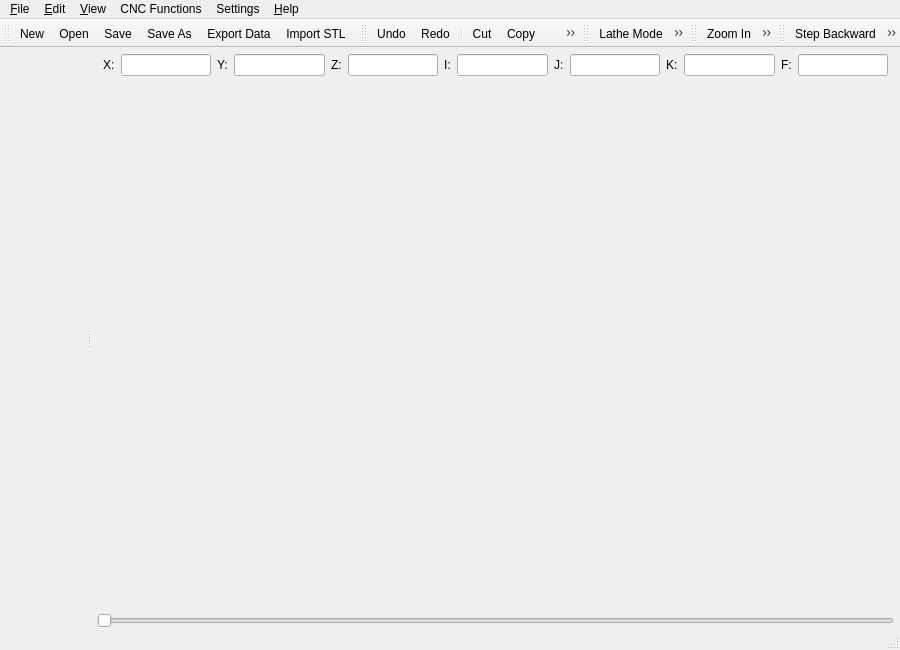
<?xml version="1.0" encoding="UTF-8"?>
<ui version="4.0">
 <class>MainWindow</class>
 <widget class="QMainWindow" name="MainWindow">
  <property name="geometry">
   <rect>
    <x>0</x>
    <y>0</y>
    <width>900</width>
    <height>650</height>
   </rect>
  </property>
  <property name="contextMenuPolicy">
   <enum>Qt::ContextMenuPolicy::NoContextMenu</enum>
  </property>
  <property name="windowTitle">
   <string>Easy G-code Plot</string>
  </property>
  <widget class="QWidget" name="centralwidget">
   <layout class="QHBoxLayout" name="horizontalLayout">
    <property name="leftMargin">
     <number>0</number>
    </property>
    <property name="topMargin">
     <number>0</number>
    </property>
    <property name="rightMargin">
     <number>0</number>
    </property>
    <property name="bottomMargin">
     <number>0</number>
    </property>
    <item>
     <widget class="QSplitter" name="splitter">
      <property name="orientation">
       <enum>Qt::Orientation::Horizontal</enum>
      </property>
      <widget class="Editor" name="editor"/>
      <widget class="QWidget" name="layoutWidget">
       <layout class="QVBoxLayout" name="verticalLayout">
        <property name="leftMargin">
         <number>6</number>
        </property>
        <property name="rightMargin">
         <number>6</number>
        </property>
        <item>
         <layout class="QHBoxLayout" name="horizontalLayout_2">
          <property name="leftMargin">
           <number>6</number>
          </property>
          <property name="topMargin">
           <number>6</number>
          </property>
          <property name="rightMargin">
           <number>6</number>
          </property>
          <property name="bottomMargin">
           <number>6</number>
          </property>
          <item>
           <widget class="QLabel" name="labelX">
            <property name="text">
             <string>X:</string>
            </property>
           </widget>
          </item>
          <item>
           <widget class="QLineEdit" name="lineEditX">
            <property name="readOnly">
             <bool>true</bool>
            </property>
           </widget>
          </item>
          <item>
           <widget class="QLabel" name="labelY">
            <property name="text">
             <string>Y:</string>
            </property>
           </widget>
          </item>
          <item>
           <widget class="QLineEdit" name="lineEditY">
            <property name="readOnly">
             <bool>true</bool>
            </property>
           </widget>
          </item>
          <item>
           <widget class="QLabel" name="labelZ">
            <property name="text">
             <string>Z:</string>
            </property>
           </widget>
          </item>
          <item>
           <widget class="QLineEdit" name="lineEditZ">
            <property name="readOnly">
             <bool>true</bool>
            </property>
           </widget>
          </item>
          <item>
           <widget class="QLabel" name="label_I">
            <property name="text">
             <string>I:</string>
            </property>
           </widget>
          </item>
          <item>
           <widget class="QLineEdit" name="lineEdit_I">
            <property name="readOnly">
             <bool>true</bool>
            </property>
           </widget>
          </item>
          <item>
           <widget class="QLabel" name="label_J">
            <property name="text">
             <string>J:</string>
            </property>
           </widget>
          </item>
          <item>
           <widget class="QLineEdit" name="lineEdit_J">
            <property name="readOnly">
             <bool>true</bool>
            </property>
           </widget>
          </item>
          <item>
           <widget class="QLabel" name="label_K">
            <property name="text">
             <string>K:</string>
            </property>
           </widget>
          </item>
          <item>
           <widget class="QLineEdit" name="lineEdit_K">
            <property name="readOnly">
             <bool>true</bool>
            </property>
           </widget>
          </item>
          <item>
           <widget class="QLabel" name="labelFeed">
            <property name="text">
             <string>F:</string>
            </property>
           </widget>
          </item>
          <item>
           <widget class="QLineEdit" name="lineEditFeed">
            <property name="readOnly">
             <bool>true</bool>
            </property>
           </widget>
          </item>
         </layout>
        </item>
        <item>
         <widget class="PlotView" name="graphicsView"/>
        </item>
        <item>
         <widget class="QSlider" name="horizontalSlider">
          <property name="orientation">
           <enum>Qt::Orientation::Horizontal</enum>
          </property>
         </widget>
        </item>
       </layout>
      </widget>
     </widget>
    </item>
   </layout>
  </widget>
  <widget class="QMenuBar" name="menubar">
   <property name="geometry">
    <rect>
     <x>0</x>
     <y>0</y>
     <width>900</width>
     <height>22</height>
    </rect>
   </property>
   <widget class="QMenu" name="menu_File">
    <property name="title">
     <string>&amp;File</string>
    </property>
    <addaction name="actionNew"/>
    <addaction name="actionOpen"/>
    <addaction name="separator"/>
    <addaction name="actionImportSTL"/>
    <addaction name="actionClearSTL"/>
    <addaction name="separator"/>
    <addaction name="actionSave"/>
    <addaction name="actionSaveAs"/>
    <addaction name="actionExportData"/>
    <addaction name="separator"/>
    <addaction name="actionExit"/>
   </widget>
   <widget class="QMenu" name="menu_Edit">
    <property name="title">
     <string>&amp;Edit</string>
    </property>
    <addaction name="actionUndo"/>
    <addaction name="actionRedo"/>
    <addaction name="separator"/>
    <addaction name="actionCut"/>
    <addaction name="actionCopy"/>
    <addaction name="actionPaste"/>
    <addaction name="actionSelectAll"/>
    <addaction name="separator"/>
    <addaction name="actionFindReplace"/>
   </widget>
   <widget class="QMenu" name="menu_Help">
    <property name="title">
     <string>&amp;Help</string>
    </property>
    <addaction name="actionAbout"/>
    <addaction name="actionFAQ"/>
   </widget>
   <widget class="QMenu" name="menuSettings">
    <property name="title">
     <string>Settings</string>
    </property>
    <widget class="QMenu" name="menuArc_Type">
     <property name="title">
      <string>Arc Type</string>
     </property>
     <property name="icon">
      <iconset resource="../../resources/files_res.qrc">
       <normaloff>:/resource/icons/arc.png</normaloff>:/resource/icons/arc.png</iconset>
     </property>
     <addaction name="actionRelative_to_start"/>
     <addaction name="actionAbsolute"/>
     <addaction name="actionRadius_value"/>
    </widget>
    <addaction name="menuArc_Type"/>
    <addaction name="actionLatheMode"/>
    <addaction name="separator"/>
    <addaction name="actionWCS"/>
    <addaction name="actionToolLibrary"/>
    <addaction name="separator"/>
    <addaction name="actionOptions"/>
    <addaction name="actionTokens"/>
   </widget>
   <widget class="QMenu" name="menu_View">
    <property name="title">
     <string>&amp;View</string>
    </property>
    <addaction name="actionRefresh"/>
    <addaction name="separator"/>
    <addaction name="actionZoom_In"/>
    <addaction name="actionZoom_Out"/>
    <addaction name="actionFitToView"/>
    <addaction name="separator"/>
    <addaction name="action3D"/>
    <addaction name="actionTop"/>
    <addaction name="actionFront"/>
    <addaction name="actionLeft"/>
    <addaction name="actionGrid"/>
   </widget>
   <widget class="QMenu" name="menuCNC_Functions">
    <property name="title">
     <string>CNC Functions</string>
    </property>
    <widget class="QMenu" name="menuBlockNumbers">
     <property name="title">
      <string>Block Numbers</string>
     </property>
     <property name="icon">
      <iconset resource="../../resources/files_res.qrc">
       <normaloff>:/resource/icons/number.png</normaloff>:/resource/icons/number.png</iconset>
     </property>
     <addaction name="separator"/>
     <addaction name="actionRenumber"/>
     <addaction name="actionNumbRemove"/>
    </widget>
    <addaction name="actionPrevToolchange"/>
    <addaction name="actionNextToolchange"/>
    <addaction name="separator"/>
    <addaction name="menuBlockNumbers"/>
    <addaction name="actionRemoveSpaces"/>
    <addaction name="actionRemoveEmptyLines"/>
    <addaction name="actionStatistics"/>
   </widget>
   <addaction name="menu_File"/>
   <addaction name="menu_Edit"/>
   <addaction name="menu_View"/>
   <addaction name="menuCNC_Functions"/>
   <addaction name="menuSettings"/>
   <addaction name="menu_Help"/>
  </widget>
  <widget class="QStatusBar" name="statusbar"/>
  <widget class="QToolBar" name="fileToolBar">
   <property name="windowTitle">
    <string>File</string>
   </property>
   <property name="iconSize">
    <size>
     <width>30</width>
     <height>30</height>
    </size>
   </property>
   <attribute name="toolBarArea">
    <enum>TopToolBarArea</enum>
   </attribute>
   <attribute name="toolBarBreak">
    <bool>false</bool>
   </attribute>
   <addaction name="actionNew"/>
   <addaction name="actionOpen"/>
   <addaction name="actionSave"/>
   <addaction name="actionSaveAs"/>
   <addaction name="actionExportData"/>
   <addaction name="actionImportSTL"/>
  </widget>
  <widget class="QToolBar" name="editToolBar">
   <property name="windowTitle">
    <string>Edit</string>
   </property>
   <property name="iconSize">
    <size>
     <width>30</width>
     <height>30</height>
    </size>
   </property>
   <attribute name="toolBarArea">
    <enum>TopToolBarArea</enum>
   </attribute>
   <attribute name="toolBarBreak">
    <bool>false</bool>
   </attribute>
   <addaction name="actionUndo"/>
   <addaction name="actionRedo"/>
   <addaction name="separator"/>
   <addaction name="actionCut"/>
   <addaction name="actionCopy"/>
   <addaction name="actionPaste"/>
   <addaction name="separator"/>
   <addaction name="actionSelectAll"/>
   <addaction name="actionFindReplace"/>
  </widget>
  <widget class="QToolBar" name="cncToolBar">
   <property name="windowTitle"><string>CNC</string></property>
   <property name="iconSize"><size><width>24</width><height>24</height></size></property>
   <attribute name="toolBarArea"><enum>TopToolBarArea</enum></attribute>
   <attribute name="toolBarBreak"><bool>false</bool></attribute>
   <addaction name="actionLatheMode"/>
   <addaction name="actionRefresh"/>
  </widget>
  <widget class="QToolBar" name="viewToolBar">
   <property name="windowTitle"><string>View</string></property>
   <property name="iconSize"><size><width>24</width><height>24</height></size></property>
   <attribute name="toolBarArea"><enum>TopToolBarArea</enum></attribute>
   <attribute name="toolBarBreak"><bool>false</bool></attribute>
   <addaction name="actionZoom_In"/>
   <addaction name="actionZoom_Out"/>
   <addaction name="actionFitToView"/>
   <addaction name="separator"/>
   <addaction name="action3D"/>
   <addaction name="actionTop"/>
   <addaction name="actionFront"/>
   <addaction name="actionLeft"/>
   <addaction name="separator"/>
   <addaction name="actionGrid"/>
  </widget>
  <widget class="QToolBar" name="playbackToolBar">
   <property name="windowTitle"><string>Playback</string></property>
   <property name="iconSize"><size><width>24</width><height>24</height></size></property>
   <attribute name="toolBarArea"><enum>TopToolBarArea</enum></attribute>
   <attribute name="toolBarBreak"><bool>false</bool></attribute>
   <addaction name="actionStep_Backward"/>
   <addaction name="actionPlay"/>
   <addaction name="actionStop"/>
   <addaction name="actionStep_Forward"/>
  </widget>
  <action name="actionNew">
   <property name="icon">
    <iconset resource="../../resources/files_res.qrc">
     <normaloff>:/resource/icons/new.png</normaloff>:/resource/icons/new.png</iconset>
   </property>
   <property name="text">
    <string>&amp;New</string>
   </property>
   <property name="shortcut">
    <string>Ctrl+N</string>
   </property>
  </action>
  <action name="actionOpen">
   <property name="icon">
    <iconset resource="../../resources/files_res.qrc">
     <normaloff>:/resource/icons/open.png</normaloff>:/resource/icons/open.png</iconset>
   </property>
   <property name="text">
    <string>&amp;Open</string>
   </property>
   <property name="shortcut">
    <string>Ctrl+O</string>
   </property>
  </action>
  <action name="actionSave">
   <property name="icon">
    <iconset resource="../../resources/files_res.qrc">
     <normaloff>:/resource/icons/save.png</normaloff>:/resource/icons/save.png</iconset>
   </property>
   <property name="text">
    <string>&amp;Save</string>
   </property>
   <property name="shortcut">
    <string>Ctrl+S</string>
   </property>
  </action>
  <action name="actionSaveAs">
   <property name="icon">
    <iconset resource="../../resources/files_res.qrc">
     <normaloff>:/resource/icons/save-as.png</normaloff>:/resource/icons/save-as.png</iconset>
   </property>
   <property name="text">
    <string>Save &amp;As</string>
   </property>
   <property name="shortcut">
    <string>Ctrl+Shift+S</string>
   </property>
  </action>
  <action name="actionExit">
   <property name="icon">
    <iconset resource="../../resources/files_res.qrc">
     <normaloff>:/resource/icons/exit.png</normaloff>:/resource/icons/exit.png</iconset>
   </property>
   <property name="text">
    <string>&amp;Exit</string>
   </property>
   <property name="shortcut">
    <string>Alt+X</string>
   </property>
  </action>
  <action name="actionUndo">
   <property name="icon">
    <iconset resource="../../resources/files_res.qrc">
     <normaloff>:/resource/icons/undo.png</normaloff>:/resource/icons/undo.png</iconset>
   </property>
   <property name="text">
    <string>&amp;Undo</string>
   </property>
   <property name="shortcut">
    <string>Ctrl+Z</string>
   </property>
  </action>
  <action name="actionRedo">
   <property name="icon">
    <iconset resource="../../resources/files_res.qrc">
     <normaloff>:/resource/icons/redo.png</normaloff>:/resource/icons/redo.png</iconset>
   </property>
   <property name="text">
    <string>&amp;Redo</string>
   </property>
   <property name="shortcut">
    <string>Ctrl+Y</string>
   </property>
  </action>
  <action name="actionCut">
   <property name="icon">
    <iconset resource="../../resources/files_res.qrc">
     <normaloff>:/resource/icons/cut.png</normaloff>:/resource/icons/cut.png</iconset>
   </property>
   <property name="text">
    <string>Cu&amp;t</string>
   </property>
   <property name="shortcut">
    <string>Ctrl+X</string>
   </property>
  </action>
  <action name="actionCopy">
   <property name="icon">
    <iconset resource="../../resources/files_res.qrc">
     <normaloff>:/resource/icons/copy.png</normaloff>:/resource/icons/copy.png</iconset>
   </property>
   <property name="text">
    <string>&amp;Copy</string>
   </property>
   <property name="shortcut">
    <string>Ctrl+C</string>
   </property>
  </action>
  <action name="actionPaste">
   <property name="icon">
    <iconset resource="../../resources/files_res.qrc">
     <normaloff>:/resource/icons/paste.png</normaloff>:/resource/icons/paste.png</iconset>
   </property>
   <property name="text">
    <string>&amp;Paste</string>
   </property>
   <property name="shortcut">
    <string>Ctrl+V</string>
   </property>
  </action>
  <action name="actionSelectAll">
   <property name="icon">
    <iconset resource="../../resources/files_res.qrc">
     <normaloff>:/resource/icons/select-all.png</normaloff>:/resource/icons/select-all.png</iconset>
   </property>
   <property name="text">
    <string>Select &amp;All</string>
   </property>
   <property name="shortcut">
    <string>Ctrl+A</string>
   </property>
  </action>
  <action name="actionAbout">
   <property name="icon">
    <iconset resource="../../resources/files_res.qrc">
     <normaloff>:/resource/icons/about.png</normaloff>:/resource/icons/about.png</iconset>
   </property>
   <property name="text">
    <string>&amp;About</string>
   </property>
   <property name="shortcut">
    <string>F1</string>
   </property>
  </action>
  <action name="actionFindReplace">
   <property name="icon">
    <iconset resource="../../resources/files_res.qrc">
     <normaloff>:/resource/icons/find-replace.png</normaloff>:/resource/icons/find-replace.png</iconset>
   </property>
   <property name="text">
    <string>&amp;Find and Replace</string>
   </property>
   <property name="toolTip">
    <string>Find and Replace</string>
   </property>
   <property name="shortcut">
    <string>Ctrl+F</string>
   </property>
  </action>
  <action name="actionRefresh">
   <property name="icon">
    <iconset resource="../../resources/files_res.qrc">
     <normaloff>:/resource/icons/refresh.png</normaloff>:/resource/icons/refresh.png</iconset>
   </property>
   <property name="text">
    <string>Refresh</string>
   </property>
   <property name="toolTip">
    <string>Refresh</string>
   </property>
  </action>
  <action name="actionPlay">
   <property name="checkable">
    <bool>true</bool>
   </property>
   <property name="icon">
    <iconset resource="../../resources/files_res.qrc">
     <normaloff>:/resource/icons/play.png</normaloff>:/resource/icons/play.png</iconset>
   </property>
   <property name="text">
    <string>Play</string>
   </property>
  </action>
  <action name="actionStop">
   <property name="checkable">
    <bool>true</bool>
   </property>
   <property name="icon">
    <iconset resource="../../resources/files_res.qrc">
     <normaloff>:/resource/icons/stop.png</normaloff>:/resource/icons/stop.png</iconset>
   </property>
   <property name="text">
    <string>Stop</string>
   </property>
  </action>
  <action name="actionExportData">
   <property name="icon">
    <iconset resource="../../resources/files_res.qrc">
     <normaloff>:/resource/icons/export.png</normaloff>:/resource/icons/export.png</iconset>
   </property>
   <property name="text">
    <string>Export &amp;Data</string>
   </property>
  </action>
  <action name="actionImportSTL">
   <property name="icon">
    <iconset resource="../../resources/files_res.qrc">
     <normaloff>:/resource/icons/stl.png</normaloff>:/resource/icons/stl.png</iconset>
   </property>
   <property name="text">
    <string>Import STL</string>
   </property>
   <property name="toolTip">
    <string>Import an STL model into the 3D plot</string>
   </property>
  </action>
  <action name="actionClearSTL">
   <property name="enabled">
    <bool>false</bool>
   </property>
   <property name="text">
    <string>Clear STL</string>
   </property>
  </action>
  <action name="actionFAQ">
   <property name="icon">
    <iconset resource="../../resources/files_res.qrc">
     <normaloff>:/resource/icons/about.png</normaloff>:/resource/icons/about.png</iconset>
   </property>
   <property name="text">
    <string>FAQ</string>
   </property>
   <property name="toolTip">
    <string>Open application help and frequently asked questions</string>
   </property>
  </action>
  <action name="action3D">
   <property name="icon">
    <iconset resource="../../resources/files_res.qrc">
     <normaloff>:/resource/icons/3D.png</normaloff>:/resource/icons/3D.png</iconset>
   </property>
   <property name="text">
    <string>View 3D</string>
   </property>
   <property name="toolTip">
    <string>View 3D</string>
   </property>
  </action>
  <action name="actionTop">
   <property name="icon">
    <iconset resource="../../resources/files_res.qrc">
     <normaloff>:/resource/icons/top.png</normaloff>:/resource/icons/top.png</iconset>
   </property>
   <property name="text">
    <string>View Top</string>
   </property>
   <property name="toolTip">
    <string>View Top (XY/G17)</string>
   </property>
  </action>
  <action name="actionFront">
   <property name="icon">
    <iconset resource="../../resources/files_res.qrc">
     <normaloff>:/resource/icons/front.png</normaloff>:/resource/icons/front.png</iconset>
   </property>
   <property name="text">
    <string>View Front</string>
   </property>
   <property name="toolTip">
    <string>View Front (XZ/G18)</string>
   </property>
  </action>
  <action name="actionLeft">
   <property name="icon">
    <iconset resource="../../resources/files_res.qrc">
     <normaloff>:/resource/icons/left.png</normaloff>:/resource/icons/left.png</iconset>
   </property>
   <property name="text">
    <string>View Left</string>
   </property>
   <property name="toolTip">
    <string>View Left (YZ/G19)</string>
   </property>
  </action>
  <action name="actionRelative_to_start">
   <property name="checkable">
    <bool>true</bool>
   </property>
   <property name="text">
    <string>Relative to start</string>
   </property>
  </action>
  <action name="actionAbsolute">
   <property name="checkable">
    <bool>true</bool>
   </property>
   <property name="text">
    <string>Absolute arc center</string>
   </property>
  </action>
  <action name="actionRadius_value">
   <property name="checkable">
    <bool>true</bool>
   </property>
   <property name="text">
    <string>Radius value</string>
   </property>
  </action>
  <action name="actionZoom_In">
   <property name="icon">
    <iconset resource="../../resources/files_res.qrc">
     <normaloff>:/resource/icons/zoom-in.png</normaloff>:/resource/icons/zoom-in.png</iconset>
   </property>
   <property name="text">
    <string>Zoom In</string>
   </property>
   <property name="toolTip">
    <string>Zoom In</string>
   </property>
   <property name="shortcut">
    <string>Ctrl++</string>
   </property>
   <property name="menuRole">
    <enum>QAction::MenuRole::NoRole</enum>
   </property>
  </action>
  <action name="actionZoom_Out">
   <property name="icon">
    <iconset resource="../../resources/files_res.qrc">
     <normaloff>:/resource/icons/zoom-out.png</normaloff>:/resource/icons/zoom-out.png</iconset>
   </property>
   <property name="text">
    <string>Zoom Out</string>
   </property>
   <property name="toolTip">
    <string>Zoom Out</string>
   </property>
   <property name="shortcut">
    <string>Ctrl+-</string>
   </property>
   <property name="menuRole">
    <enum>QAction::MenuRole::NoRole</enum>
   </property>
  </action>
  <action name="actionStep_Backward">
   <property name="icon">
    <iconset resource="../../resources/files_res.qrc">
     <normaloff>:/resource/icons/step_backward.png</normaloff>:/resource/icons/step_backward.png</iconset>
   </property>
   <property name="text">
    <string>Step Backward</string>
   </property>
   <property name="toolTip">
    <string>Step Backward</string>
   </property>
   <property name="menuRole">
    <enum>QAction::MenuRole::NoRole</enum>
   </property>
  </action>
  <action name="actionStep_Forward">
   <property name="icon">
    <iconset resource="../../resources/files_res.qrc">
     <normaloff>:/resource/icons/step_forward.png</normaloff>:/resource/icons/step_forward.png</iconset>
   </property>
   <property name="text">
    <string>Step Forward</string>
   </property>
   <property name="menuRole">
    <enum>QAction::MenuRole::NoRole</enum>
   </property>
  </action>
  <action name="actionLatheMode">
   <property name="checkable">
    <bool>true</bool>
   </property>
   <property name="icon">
    <iconset resource="../../resources/files_res.qrc">
     <normaloff>:/resource/icons/lathe.png</normaloff>:/resource/icons/lathe.png</iconset>
   </property>
   <property name="text">
    <string>Lathe Mode</string>
   </property>
   <property name="toolTip">
    <string>Lathe Mode</string>
   </property>
  </action>
  <action name="actionWCS">
   <property name="text">
    <string>WCS</string>
   </property>
  </action>
  <action name="actionToolLibrary">
   <property name="text">
    <string>Tool Library</string>
   </property>
  </action>
  <action name="actionOptions">
   <property name="text">
    <string>Options</string>
   </property>
   <property name="shortcut">
    <string>F2</string>
   </property>
  </action>
  <action name="actionTokens">
   <property name="text">
    <string>Tokens</string>
   </property>
  </action>
  <action name="actionGrid">
   <property name="checkable">
    <bool>true</bool>
   </property>
   <property name="icon">
    <iconset resource="../../resources/files_res.qrc">
     <normaloff>:/resource/icons/grid.png</normaloff>:/resource/icons/grid.png</iconset>
   </property>
   <property name="text">
    <string>Grid</string>
   </property>
   <property name="toolTip">
    <string>Grid</string>
   </property>
   <property name="menuRole">
    <enum>QAction::MenuRole::NoRole</enum>
   </property>
  </action>
  <action name="actionFitToView">
   <property name="icon">
    <iconset resource="../../resources/files_res.qrc">
     <normaloff>:/resource/icons/fit-screen.png</normaloff>:/resource/icons/fit-screen.png</iconset>
   </property>
   <property name="text">
    <string>Fit to View</string>
   </property>
   <property name="toolTip">
    <string>Fit the complete toolpath into the plot view</string>
   </property>
  </action>
  <action name="actionStatistics">
   <property name="icon">
    <iconset resource="../../resources/files_res.qrc">
     <normaloff>:/resource/icons/stat.png</normaloff>:/resource/icons/stat.png</iconset>
   </property>
   <property name="text">
    <string>Statistics</string>
   </property>
  </action>
  <action name="actionPrevToolchange">
   <property name="icon">
    <iconset resource="../../resources/files_res.qrc">
     <normaloff>:/resource/icons/prev_tool.png</normaloff>:/resource/icons/prev_tool.png</iconset>
   </property>
   <property name="text">
    <string>Prev Toolchange</string>
   </property>
   <property name="toolTip">
    <string>Go to the previous tool change in the editor</string>
   </property>
  </action>
  <action name="actionNextToolchange">
   <property name="icon">
    <iconset resource="../../resources/files_res.qrc">
     <normaloff>:/resource/icons/next_tool.png</normaloff>:/resource/icons/next_tool.png</iconset>
   </property>
   <property name="text">
    <string>Next Toolchange</string>
   </property>
   <property name="toolTip">
    <string>Go to the next tool change in the editor</string>
   </property>
  </action>
  <action name="actionRenumber">
   <property name="text">
    <string>Renumber</string>
   </property>
  </action>
  <action name="actionNumbRemove">
   <property name="text">
    <string>Remove</string>
   </property>
  </action>
  <action name="actionRemoveEmptyLines">
   <property name="icon">
    <iconset resource="../../resources/files_res.qrc">
     <normaloff>:/resource/icons/removeEmptyLines.png</normaloff>:/resource/icons/removeEmptyLines.png</iconset>
   </property>
   <property name="text">
    <string>Remove Empty Lines</string>
   </property>
  </action>
  <action name="actionRemoveSpaces">
   <property name="icon">
    <iconset resource="../../resources/files_res.qrc">
     <normaloff>:/resource/icons/removeSpaces.png</normaloff>:/resource/icons/removeSpaces.png</iconset>
   </property>
   <property name="text">
    <string>Remove Spaces</string>
   </property>
  </action>
 </widget>
 <customwidgets>
  <customwidget>
   <class>Editor</class>
   <extends>QWidget</extends>
   <header>app.ui.widgets</header>
  </customwidget>
  <customwidget>
   <class>PlotView</class>
   <extends>QWidget</extends>
   <header>app.ui.widgets</header>
  </customwidget>
 </customwidgets>
 <resources>
  <include location="../../resources/files_res.qrc"/>
 </resources>
 <connections/>
</ui>
